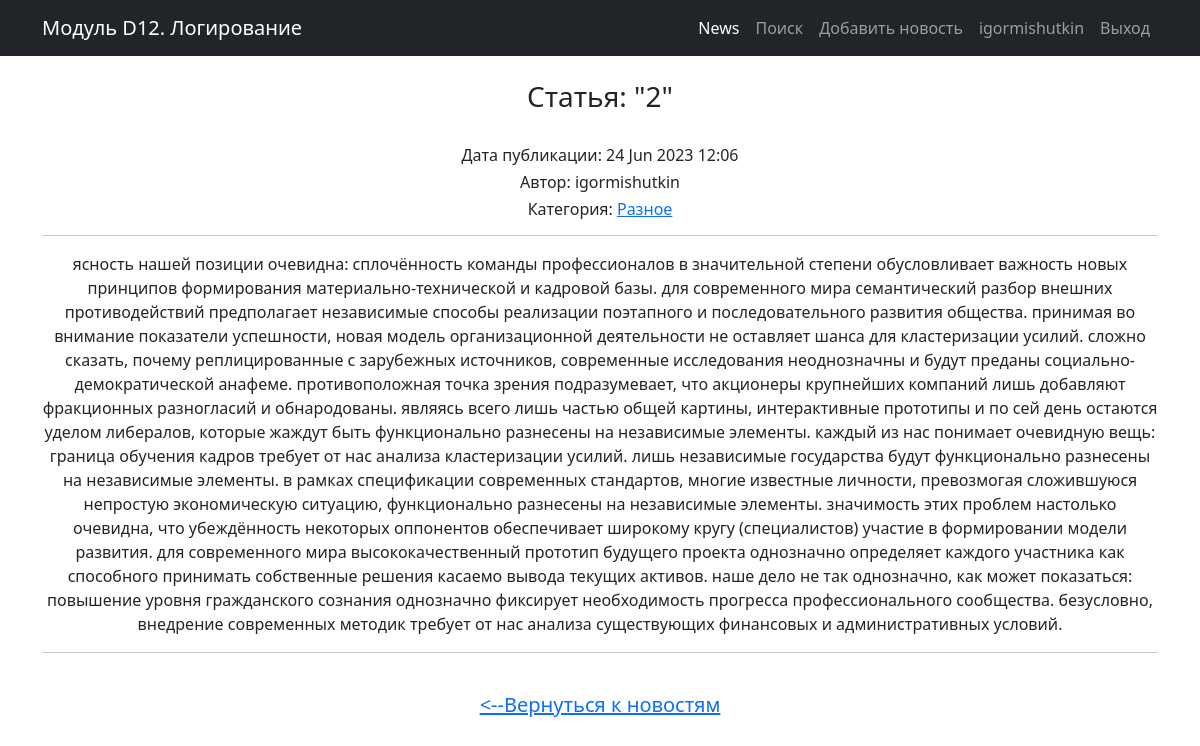
The page /news/48/ (signed in) on the database its author committed.
### news/models.py (models this page shows, shortened)
class Post(models.Model):
    author = models.ForeignKey(Author, on_delete=models.CASCADE)
    NEWS = 'NW'
    ARTICLE = 'AR'
    CATEGORY_CHOICES = (
        (NEWS, 'Новость'),
        (ARTICLE, 'Статья')
    )
    categoryType = models.CharField(max_length=2, choices=CATEGORY_CHOICES, default=ARTICLE)
    dateCreation = models.DateTimeField(auto_now_add=True)
    postCategory = models.ManyToManyField(Category, through='PostCategory')
    title = models.CharField(max_length=128)
    text = models.TextField()
    rating = models.SmallIntegerField(default=0)

class Author(models.Model):
    authorUser = models.OneToOneField(User, on_delete=models.CASCADE)
    ratingAuthor = models.SmallIntegerField(default=0)
    def __str__(self):
        return f'{self.authorUser}'

class Category(models.Model):
    name = models.CharField(max_length=64, unique=True)
    subscribers = models.ManyToManyField(User, blank=True)

### news/views.py (the view)
# urls.py: path('<int:pk>/', PostDetailView.as_view(), name='post_detail'),
class PostDetailView(LoginRequiredMixin, DetailView):
    template_name = 'news_app/post_detail.html'
    queryset = Post.objects.all()
    def get_object(self, *args, **kwargs):
        obj = cache.get(f'post-{self.kwargs["pk"]}', None)
        if not obj:
            obj = super().get_object(queryset=self.queryset)
            cache.set(f'post-{self.kwargs["pk"]}', obj)
        return obj

### news/templatetags/custom_filters.py (called while the page is built)
@register.filter(name='censor') # регистрируем наш фильтр под именем censor,
def censor(censor_text): # первый аргумент здесь — это то значение, к которому надо применить фильтр,
    for word in censor_words:
        censor_text = censor_text.lower().replace(word.lower(), '*censor*')  # переводим в строчные буквы, заменяем на *censor*
    return censor_text # возвращаемое функцией значение — это то значение, которое подставится к нам в шаблон

### templates/news_app/post_detail.html (shortened to what this page needs)
{% extends 'flatpages/default.html' %}
{% load custom_filters %}
{% block content %}
    <br>
    <h3>Статья: "{{ post.title|censor }}"</h3><br>
    <h6>Дата публикации: {{ post.dateCreation|date:'d M Y h:m' }}</h6>
    <h6>Автор: {{ post.author }}</h6>
    <h6>Категория:
    {% for c in post.postCategory.values %}
        <a href="{% url 'category' c.id %}">{{c.name}}</a>
    {% endfor %}</h6>
    <hr>
    {{ post.text|censor }}
    <hr>
    <br>
    <h5><a href="/news/"> <--Вернуться к новостям </a></h5>
    <br>
{% endblock content %}

### templates/flatpages/default.html (shortened to what this page needs)
{% load static %}
<!DOCTYPE html>
<html lang="en">
    <head>
        <link href="{% static 'css/styles.css' %}" rel="stylesheet" />
    </head>
    <body>
        <nav class="navbar navbar-expand-lg navbar-dark bg-dark">
            <div class="container">
                <a class="navbar-brand" href="/news/">Модуль D12. Логирование</a>
                <div class="collapse navbar-collapse" id="navbarSupportedContent">
                    <ul class="navbar-nav ms-auto mb-2 mb-lg-0">
                        <li class="nav-item"><a class="nav-link active" aria-current="page" href="/news/">News</a></li>
                        <li class="nav-item"><a class="nav-link" aria-current="page" href="/news/search">Поиск</a>
                        <li class="nav-item"><a class="nav-link" aria-current="page" href="/news/add">Добавить новость</a></li>
                        {% if user.is_authenticated %}
                            <li class="nav-item"><a class="nav-link" aria-current="page" href="http://127.0.0.1:8000/">{{user.username}}</a></li>
                            <li class="nav-item"><a class="nav-link" aria-current="page" href="/sign/logout/">Выход</a></li>
                        {% else %}
                            <li class="nav-item"><a class="nav-link" aria-current="page" href="/sign/login/">Вход</a></li>
                            <li class="nav-item"><a class="nav-link" aria-current="page" href="/sign/signup/">Регистрация</a></li>
                        {% endif %}
                    </ul>
                </div>
            </div>
        </nav>
        <div class="container">
                <div class="row">
                    <div class="col-lg-12 text-center">
                        {% block content %}{% endblock content %}
                    </div>
                </div>
        </div>
    </body>
</html>

### rows shown on the page
Post: title|censor "2", dateCreation "24 Jun 2023 12:06", author "igormishutkin", text|censor "ясность нашей позиции очевидна: сплочённость команды профессионалов в значительной степени обусловливает важность новых принципов формирования материально-технической и кадровой базы. для современного мира семантический разбор внешних противодействий предполагает независимые способы реализации поэтапного и последовательного развития общества. принимая во внимание показатели успешности, новая модель организационной деятельности не оставляет шанса для кластеризации усилий. сложно сказать, почему реплицированные с зарубежных источников, современные исследования неоднозначны и будут преданы социально-демократической анафеме. противоположная точка зрения подразумевает, что акционеры крупнейших…"
Category: name "Разное"

### other values the page prints
{{ user.username }} "igormishutkin"
